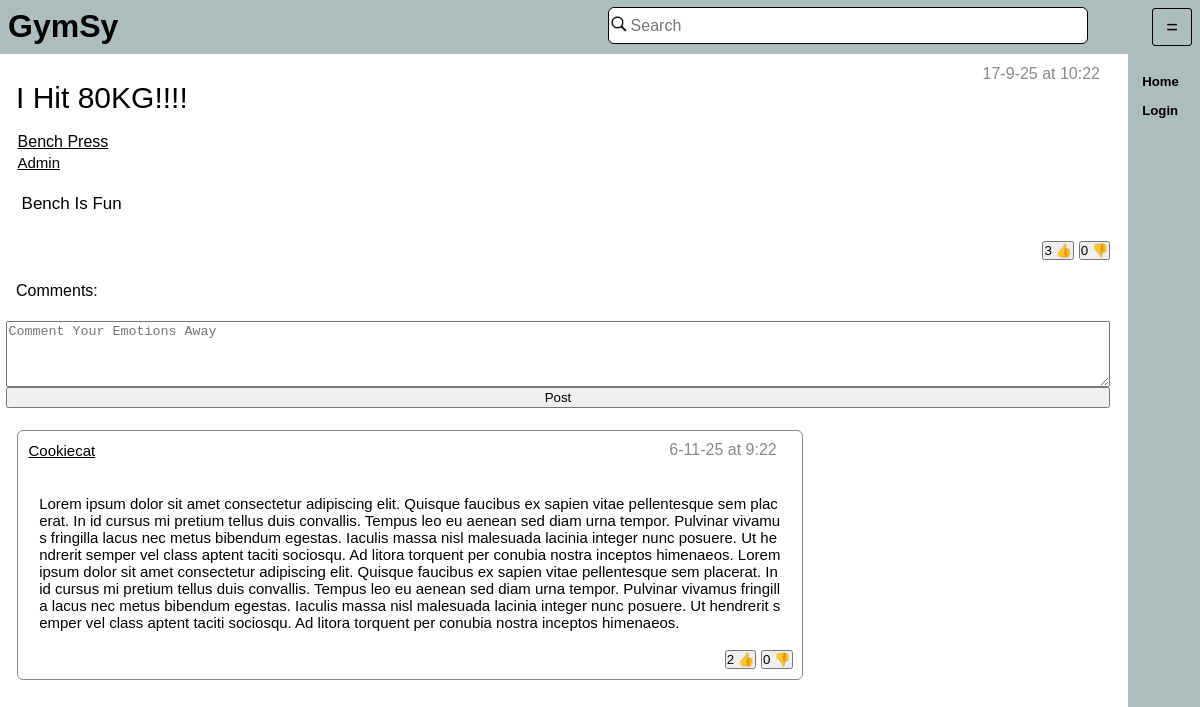
/post/1, run on an earlier commit of the app's database.
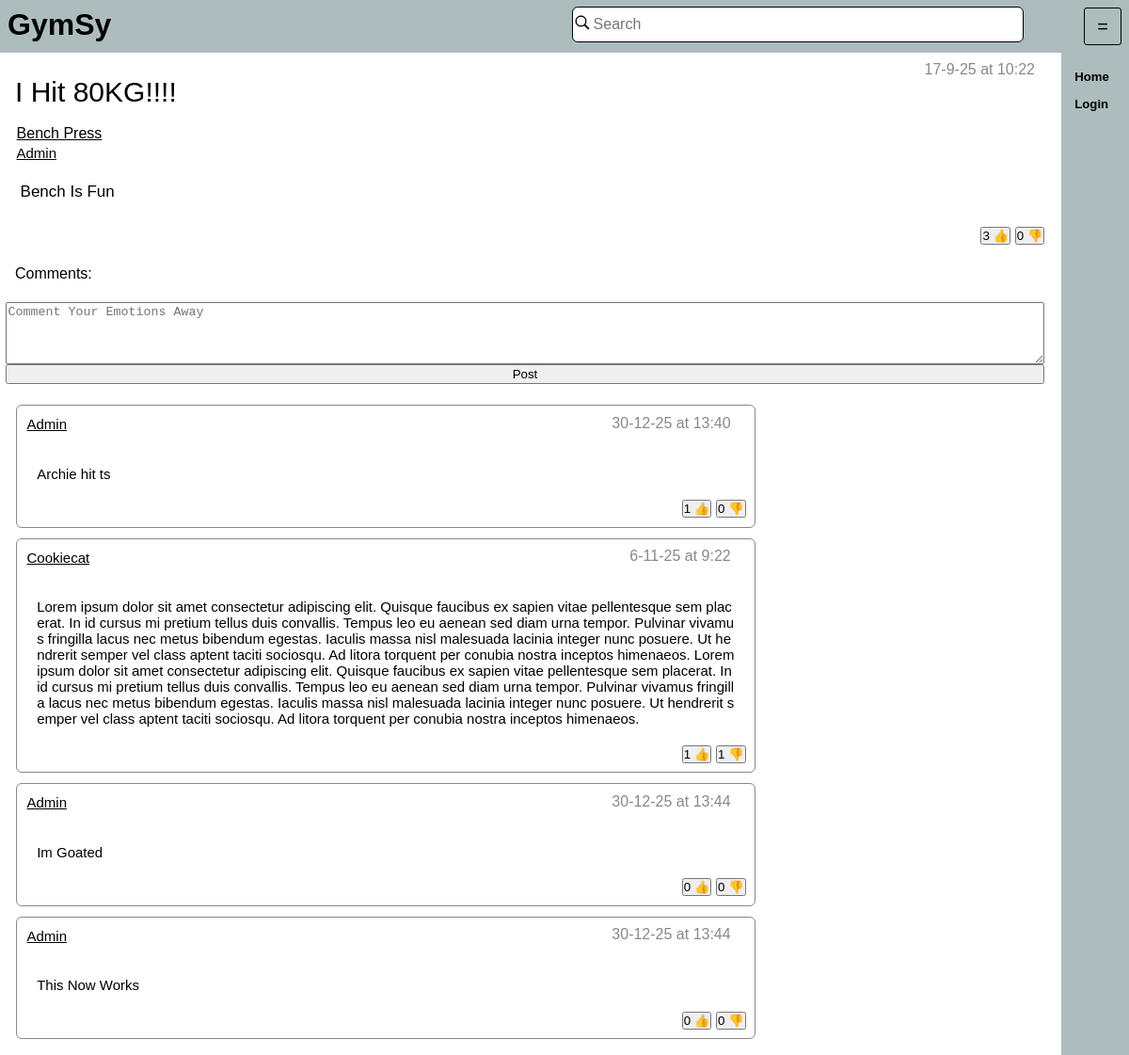
And on a later commit of the database.
### tables this page shows
CREATE TABLE "Post" (
	"PostID"	INTEGER UNIQUE,
	"PostContent"	TEXT,
	"ExcersiseID"	INTEGER,
	"AccountID"	INTEGER,
	"Title"	TEXT,
	"Date"	TEXT,
	"Time"	TEXT,
	"Parent"	INTEGER,
	PRIMARY KEY("PostID"),
	FOREIGN KEY("AccountID") REFERENCES "Account"("AccountID"),
	FOREIGN KEY("ExcersiseID") REFERENCES "Excersise"("ExcersiseID")
);

CREATE TABLE "Excersise" (
	"ExcersiseID"	INTEGER UNIQUE,
	"MuscleID"	INTEGER,
	"ExcersiseName"	TEXT,
	PRIMARY KEY("ExcersiseID"),
	FOREIGN KEY("MuscleID") REFERENCES "MuscleGroup"("MuscleID")
);

CREATE TABLE "Account" (
	"AccountID"	INTEGER UNIQUE,
	"Name"	TEXT,
	"Username"	TEXT UNIQUE,
	"Password"	TEXT,
	"Admin"	INTEGER,
	PRIMARY KEY("AccountID")
);

### app.py (the view)
@app.route("/post/<post>")
def ShowPost(post):
    print(post)
    PostData = DatabaseHandler.GetPost(int(post))
    CommentData = DatabaseHandler.GetComments(int(post))
    if PostData is None:
        return app.redirect("/home",302)
    Id = cache.get("id")
    if Id is None:
        cache.set("id", 0)
        Id = 0
    return render_template("Post.html",ID = Id,
                           data = PostData,
                           Comments = CommentData,
                           PostID = post
                           )

### Database/DatabaseHandler.py (called while the page is built)
def GetPost(ID: int):
    with sqlite3.connect("Database/GymsyDatabase.db") as Connection:
        Cursor = Connection.cursor()
        Result = Cursor.execute(SqlCommands.GetPostsFromPostID.ReturnQuery([ID])).fetchone()
        return Result

def GetComments(ParentID: int):
    with sqlite3.connect("Database/GymsyDatabase.db") as Connection:
        Cursor = Connection.cursor()
        Result = Cursor.execute(SqlCommands.GetPostComments.ReturnQuery([ParentID,ParentID]))
        return Result.fetchall()
    return 0

### Database/SqlCommands.py (called while the page is built)
    def ReturnQuery(self,NewContent: list = []):
        if type(NewContent) != list:
            NewContent = [NewContent]
        if len(NewContent) == len(self.Additions):
            return self.Query.format(*NewContent)
        else:
            print(NewContent, self.Additions)
            return "ERROR building Query"

### app.py (called while the page is built)
@app.after_request
def after_request(response):
    response.headers["Cache-Control"] = "no-cache, no-store, must-revalidate,public, max-age=0"
    response.headers['X-UA-Compatible'] = 'IE=Edge,chrome=1'
    response.cache_control.max_age = 0
    return response

### templates/Post.html (shortened to what this page needs)
{% extends 'index.html' %}
{% block content %}
<PostMain>
    <div class = "title" style = "Padding: 0;">
        <p class = "PostTitle">{{data[1]}}</p>
        <p style="margin-left: auto; margin-top: 0;color: #888888">{{data[9]}} at {{data[8]}}</p>
    </div>
    <a class = "PostExcersiseTitleText" href = "/exercise/{{data[3]}}">{{data[6]}}</a>
    <a class = "MainpostUsername" href = "/users/{{data[7]}}">{{data[7]}}</a>
    <div style = "margin: 1rem;">
		<a class = "PostDescription">
        {{data[2]}}
        </a>
	</div>
    <div class = "likeBar">
         <button class = "likeButton" id="Like:{{data[0]}}"
                            onclick={%if ID == 0 %} "OpenPopUp('popUp');ChildClicked();" {%else%} "SendLike({{ID}}, 1,{{data[0]}});updateLikes('{{data[0]}}');ChildClicked();" {%endif%} >
        {{data[4]}}&nbsp👍</button>
        <button class = "likeButton" id="Dislike:{{data[0]}}"
                onclick= {%if ID == 0 %} "OpenPopUp('popUp');ChildClicked();" {%else%} "SendLike({{ID}}, -1,{{data[0]}}); updateLikes('{{data[0]}}');ChildClicked();" {%endif%} >
        {{data[5]}}&nbsp👎</button>
    </div>
</PostMain>
<p>Comments:</p>
<div style="display: flex; flex-direction: column;">
    <textarea style = "" id="CommentID" name="Comment" rows="4" cols="50" placeholder="Comment Your Emotions Away"></textarea>
    <button style = "" onclick= {%if ID == 0 %} "OpenPopUp('popUp');ChildClicked();" {%else%} "SendComment(document.getElementById('CommentID').value,{{PostID}},'{{ID}}')"{%endif%}>Post</button>
</div>
<div>
	{%for post in Comments%}
<div class = "comment" style = "">
<div class = "title">
        <a class = "MainpostUsername" href = "/users/{{post[1]}}" style = "margin: 0">{{post[1]}}</a>
	<p style="margin-left: auto; margin-top: 0;color: #888888">{{post[5]}} at {{post[6]}}</p>
	</div>
        <p class="PostDescription" style = "font-size: min(1.3vmax,15px);" >{{post[2]}}</p>
    <div class = "likeBar">
         <button class = "likeButton" id="Like:{{post[0]}}"
                            onclick={%if ID == 0 %} "OpenPopUp('popUp');ChildClicked();" {%else%} "SendLike({{ID}}, 1,{{post[0]}});updateLikes('{{post[0]}}');ChildClicked();" {%endif%} >
        {{post[3]}}&nbsp👍</button>
        <button class = "likeButton" id="Dislike:{{post[0]}}"
                onclick= {%if ID == 0 %} "OpenPopUp('popUp');ChildClicked();" {%else%} "SendLike({{ID}}, -1,{{post[0]}}); updateLikes('{{post[0]}}');ChildClicked();" {%endif%} >
        {{post[4]}}&nbsp👎</button>
    </div>
</div>
	{%endfor%}
</div>
{% endblock %}

### templates/Index.html (shortened to what this page needs)
<!DOCTYPE html>
<html lang="en">
<head>
    <link rel="stylesheet" href="{{url_for('static', filename='styles/Style.css')}}" />
</head>
<header>
    <h1> <a href="/home" style=" color: #000000; text-decoration: none;  ">
        GymSy
    </a>
	</h1>
    <div style="width: 90%;height: 80%;padding-left:40% ">
        <form action = "/search" style="display: inline-flex; align-items:center;width:90%;height: 80%;background-color: #FFFFFF; flex-direction: row" class = "searchBar" >
            <label for="Search" style="width: 20px">
                <img draggable="false" style="width: 100%;"
                     class="Search"
                     src = "{{url_for('static', filename='images/search_icon.png')}}" alt=""
                >
            </label>
            <input class="Search"
                   type="text"
                   id="Search" name="Search"
                   placeholder="Search"
                   VALUE="{{SearchInput | default('')}}"
            >
        </form>
    </div>
	<h1>
        <button class = "cornerButton" onclick="SwapBar()">
            <large>=</large>
        </button>
    </h1>
</header>
<body class="body">
<main id = "Main">
{% block content %}{% endblock %}
</main>
<div class="sidebar" id = "SideBar">
    <Sidebar>
		<h1>
	<a class = "sideBarButton" href="/home">Home</a>
	</h1>
	<h1>
	{%if ID| default(0) == 0%}
	<a class = "sideBarButton" href="/login">Login</a>
	{%elif ID| default(0) != 0%}
	<a class = "sideBarButton" href="/accountsettings">Account</a>
	{%endif%}
	</h1>
    </Sidebar>
</div>
</body>
</html>

### templates/static/styles/Style.css (style rules this page uses)
html { font-size: 16px; margin: 0; height: 100%; font-family: Helvetica, Arial, sans-serif; overflow-x:hidden; }
header { position: fixed; padding-top: 0; top: 0; min-height: 5%; background-color: #adbdbd ; height: 54px; display: flex; justify-content: space-between; width: 100%; margin: 0 auto 0 auto; }
body { overflow-x:hidden; margin: 0; background-color: #FFFFFF; height: 100%; display: flex; }
sidebar { display: block; padding: 0.4%; right: 0; top:5%; height: 100%; font-size: min(1.3vmax,17px); }
.sidebar { position: fixed; background-color: #adbdbd ; top:53px; right: 0; width: 5%; margin-left:auto ; height: 100%; display:var(--Display,block); transform-origin:right center; animation-fill-mode:forwards; }
main { display: flex; flex-direction: column; width: 93%; margin: 65px 0 0; }
h1 { margin: 0.5rem; display: flex; color: #000000; }
p { margin: 1rem; color: #000000; display: flex; }
div { padding: 0.5% 0.5% 0.5% 0.5%; }
button.cornerButton { width: 40px; background-color: #adbdbd; border: thin solid #000000; border-radius: 3px; }
large { font-size: 20px }
form { margin: 2rem; color: #000000; display: block; }
input { font-size: 20px; display: block; margin: 0.5rem 0.5rem 0.5rem 0; width: 40%; height: 3rem; outline: None; border-color: #d8bdd3; color: #000000; }
div.comment { display: flex; flex-direction: column; width: 70%; min-height: 1%; height: auto; border: thin solid #888888; border-radius: 6px; margin: 1%; text-overflow: revert; word-break: break-all; }
div.likeBar { margin-top: auto; margin-left: auto; }
button.likeButton { padding: 0; }
div.title { display: flex; flex-direction: row; text-overflow: ellipsis; width: auto; margin-bottom: 0; }
a.sideBarButton { display: block; padding: 0; border: none; background: none; color: #000000; text-decoration: none; font-size: min(20px,1.1vmax); margin-top: 0.5em; }
input.Search { width: 88%; border: none; display:inline-block; margin: 0;font-size: 16px;height: 65%; }
img { user-drag: none; user-select: none; -moz-user-select: none; -webkit-user-drag: none; -webkit-user-select: none; -ms-user-select: none; }
form.searchBar { border-color: #000000; border-style: solid; border-radius: 6px; border-width: thin; margin: 0.25%; }
PostMain { display: flex; flex-direction: column; width:100%; height:auto }
p.PostTitle { font-size: 30px; margin: 1rem; }
a.PostExcersiseTitleText { font-size: 20px color: #000000; width: auto; margin-left: 1rem; text-decoration: underline; text-transform: capitalize; color: #000000; margin-block-end: 0.2; padding: 0.1em; }
a.MainpostUsername { font-size: 15px; text-decoration: underline; text-transform: capitalize; padding: 0.1em; color: #000000; margin-left: 1rem; }
a.PostDescription { font-size: 17px; }

What changed in the data, as far as the page shows it:
added Post: post "Admin", Date "30-12-25", Time "13:40", PostContent "Archie hit ts", post "1", ExcersiseID "0"
computed for Post (number 3 of 5 on the later page): Parent "2" → "1"; Parent "0" → "1"
added Post: post "Admin", Date "30-12-25", Time "13:44", PostContent "Im Goated", ExcersiseID "0"
added Post: post "Admin", Date "30-12-25", Time "13:44", PostContent "This Now Works", ExcersiseID "0"
